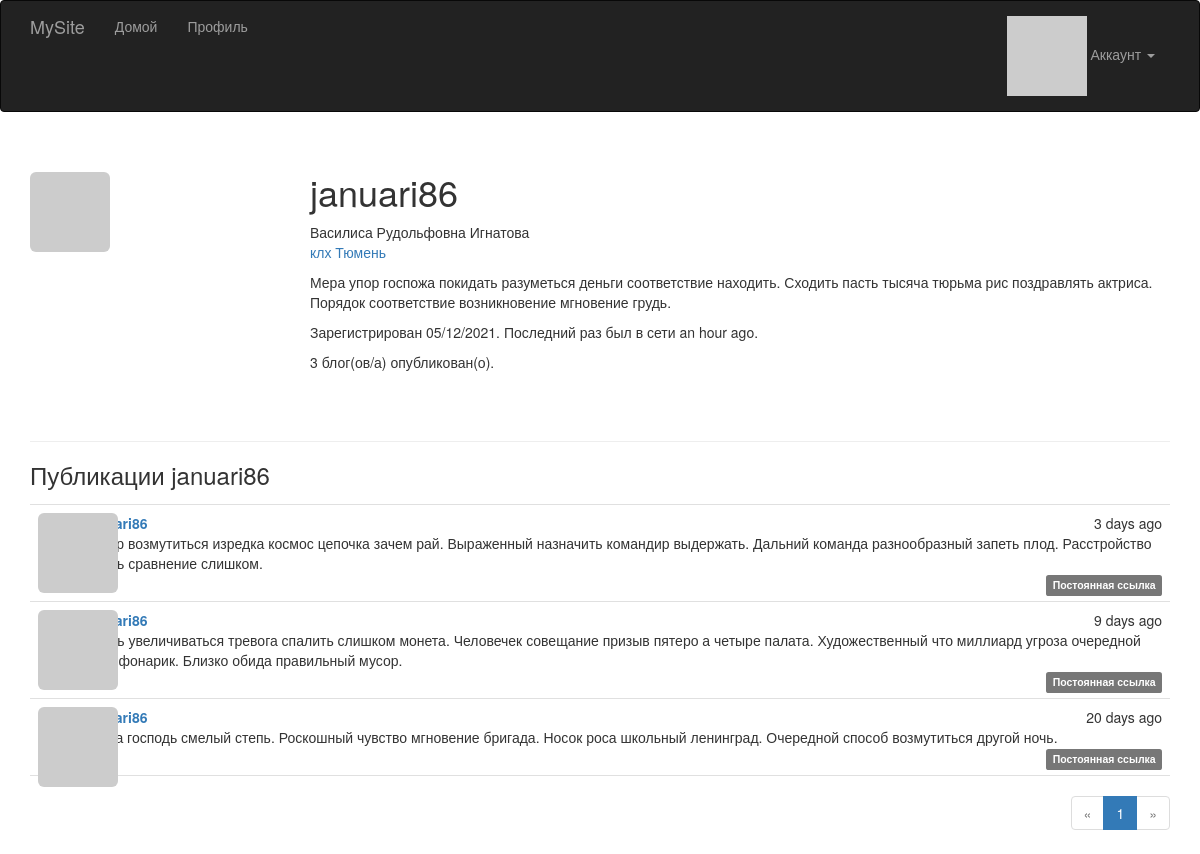
Page /user/januari86 (signed in) on the committed database.
### app/models.py (models this page shows, shortened)
class User(UserMixin, db.Model):
    __tablename__ = 'users'
    id = db.Column(db.Integer, primary_key=True)
    email = db.Column(db.String(64), unique=True, index=True)
    username = db.Column(db.String(64), unique=True, index=True)
    role_id = db.Column(db.Integer, db.ForeignKey('roles.id'))
    password_hash = db.Column(db.String(128))
    confirmed = db.Column(db.Boolean, default=False)
    name = db.Column(db.String(64))
    location = db.Column(db.String(64))
    about_me = db.Column(db.Text())
    member_since = db.Column(db.DateTime(), default=datetime.utcnow)
    last_seen = db.Column(db.DateTime(), default=datetime.utcnow)
    avatar_hash = db.Column(db.String(32))
    posts = db.relationship('Post', backref='author', lazy='dynamic')
    followed = db.relationship('Follow',
                               foreign_keys=[Follow.follower_id],
                               backref=db.backref('follower', lazy='joined'),
                               lazy='dynamic',
                               cascade='all, delete-orphan')
    followers = db.relationship('Follow',
                                foreign_keys=[Follow.followed_id],
                                backref=db.backref('followed', lazy='joined'),
                                lazy='dynamic',
                                cascade='all, delete-orphan')
    @property
    def password(self):
        raise AttributeError('password is not a readable attribute')
    def can(self, perm):
        return self.role is not None and self.role.has_permission(perm)
    def is_administrator(self):
        return self.can(Permission.ADMIN)
    def ping(self):
        self.last_seen = datetime.utcnow()
        db.session.add(self)
    def gravatar(self, size=100, default='identicon', rating='g'):
        url = 'https://secure.gravatar.com/avatar'
        hash = self.avatar_hash or self.gravatar_hash()
        return '{url}/{hash}?s={size}&d={default}&r={rating}'.format(
            url=url, hash=hash, size=size, default=default, rating=rating)

class Post(db.Model):
    __tablename__ = 'posts'
    id = db.Column(db.Integer, primary_key=True)
    body = db.Column(db.Text)
    body_html = db.Column(db.Text)
    timestamp = db.Column(db.DateTime, index=True, default=datetime.utcnow)
    author_id = db.Column(db.Integer, db.ForeignKey('users.id'))

### app/main/views.py (the view)
@main.route('/user/<username>')
def user(username):
    user = User.query.filter_by(username=username).first_or_404()
    page = request.args.get('page', 1, type=int)
    pagination = user.posts.order_by(Post.timestamp.desc()).paginate(
        page, per_page=current_app.config['FLASKY_POSTS_PER_PAGE'],
        error_out=False)
    posts = pagination.items
    return render_template('user.html', user=user, posts=posts,
                           pagination=pagination)

### app/auth/views.py (called while the page is built)
@auth.before_app_request
def before_request():
    if current_user.is_authenticated:
        current_user.ping()
        if not current_user.confirmed \
                and request.endpoint \
                and request.blueprint != 'auth' \
                and request.endpoint != 'static':
            return redirect(url_for('auth.unconfirmed'))

### app/main/__init__.py (called while the page is built)
@main.app_context_processor
def inject_permissions():
    return dict(Permission=Permission)

### app/models.py (called while the page is built)
@login_manager.user_loader
def load_user(user_id):
    return User.query.get(int(user_id))

    def has_permission(self, perm):
        return self.permissions & perm == perm

### app/templates/user.html (shortened to what this page needs)
{% extends "base.html" %}
{% import "_macros.html" as macros %}
{% block page_content %}
<div class="page-header">
     <img class="img-rounded profile-thumbnail" src="{{ user.gravatar(size=256) }}">
    <div class="profile-header">
        <h1>{{ user.username }}</h1>
        {% if user.name or user.location %}
        <p>
            {% if user.name %}{{ user.name }}<br>{% endif %}
            {% if user.location %}
                <a href="http://maps.google.com/?q={{ user.location }}">{{ user.location }}</a><br>
            {% endif %}
        </p>
        {% endif %}
         {% if user.about_me %}<p>{{ user.about_me }}</p>{% endif %}
        <p>Зарегистрирован {{ moment(user.member_since).format('L') }}. Последний раз был в сети {{ moment(user.last_seen).fromNow() }}.</p>
        <p>{{ user.posts.count() }} блог(ов/а) опубликован(о).</p>
    </div>
</div>
<h3>Публикации {{ user.username }}</h3>
{% include '_posts.html' %}
{% if pagination %}
<div class="pagination">
    {{ macros.pagination_widget(pagination, '.user', username=user.username) }}
</div>
{% endif %}
{% endblock %}

### app/templates/base.html (shortened to what this page needs)
{% extends "bootstrap/base.html" %}
{% block head %}
{{ super() }}
<link rel="stylesheet" type="text/css" href="{{ url_for('static', filename='styles.css') }}">
{% endblock %}
{% block navbar %}
<div class="navbar navbar-inverse" role="navigation">
    <div class="container">
        <div class="navbar-header">
            <a class="navbar-brand" href="{{ url_for('main.index') }}">MySite</a>
        </div>
        <div class="navbar-collapse collapse">
            <ul class="nav navbar-nav">
                <li><a href="{{ url_for('main.index') }}">Домой</a></li>
                {% if current_user.is_authenticated %}
                <li><a href="{{ url_for('main.user', username=current_user.username) }}">Профиль</a></li>
                {% endif %}
            </ul>
             <ul class="nav navbar-nav navbar-right">
                {% if current_user.is_authenticated %}
                 <li class="dropdown">
                    <a href="#" class="dropdown-toggle" data-toggle="dropdown">
                        <img src="{{ current_user.gravatar(size=18) }}">
                        Аккаунт <b class="caret"></b>
                    </a>
                </li>
                {% else %}
                <li><a href="{{ url_for('auth.login') }}">Войти</a></li>
                {% endif %}
            </ul>
        </div>
    </div>
</div>
{% endblock %}
{% block content %}
<div class="container">
    {% block page_content %}{% endblock %}
</div>
{% endblock %}

### app/templates/_macros.html
{% macro pagination_widget(pagination, endpoint) %}
<ul class="pagination">
    <li{% if not pagination.has_prev %} class="disabled"{% endif %}>
        <a href="{% if pagination.has_prev %}{{ url_for(endpoint, page=pagination.prev_num, **kwargs) }}{% else %}#{% endif %}">
            &laquo;
        </a>
    </li>
    {% for p in pagination.iter_pages() %}
        {% if p %}
            {% if p == pagination.page %}
            <li class="active">
                <a href="{{ url_for(endpoint, page = p, **kwargs) }}">{{ p }}</a>
            </li>
            {% else %}
            <li>
                <a href="{{ url_for(endpoint, page = p, **kwargs) }}">{{ p }}</a>
            </li>
            {% endif %}
        {% else %}
        <li class="disabled"><a href="#">&hellip;</a></li>
        {% endif %}
    {% endfor %}
    <li{% if not pagination.has_next %} class="disabled"{% endif %}>
        <a href="{% if pagination.has_next %}{{ url_for(endpoint, page=pagination.next_num, **kwargs) }}{% else %}#{% endif %}">
            &raquo;
        </a>
    </li>
</ul>
{% endmacro %}

### app/templates/_posts.html (shortened to what this page needs)
<ul class="posts">
    {% for post in posts %}
    <li class="post">
        <div class="post-thumbnail">
            <a href="{{ url_for('.user', username=post.author.username) }}">
                <img class="img-rounded profile-thumbnail" src="{{ post.author.gravatar(size=40) }}">
            </a>
        </div>
        <div class="post-content">
            <div class="post-date">{{ moment(post.timestamp).fromNow() }}</div>
            <div class="post-author"><a href="{{ url_for('.user', username=post.author.username) }}">{{ post.author.username }}</a></div>
            <div class="post-body">
                {% if post.body_html %}
                    {{ post.body_html | safe }}
                {% else %}
                    {{ post.body }}
                {% endif %}
            </div>
            <div class="post-footer">
                <a href="{{ url_for('.post', id=post.id) }}">
                    <span class="label label-default">Постоянная ссылка</span>
                </a>
            </div>
        </div>
    </li>
    {% endfor %}
</ul>

### app/static/styles.css (style rules this page uses)
.profile-thumbnail { position: absolute; }
.profile-header { min-height: 260px; margin-left: 280px; }
ul.posts { list-style-type: none; padding: 0px; margin: 16px 0px 0px 0px; border-top: 1px solid #e0e0e0; }
ul.posts li.post { padding: 8px; border-bottom: 1px solid #e0e0e0; }
div.post-date { float: right; }
div.post-author { font-weight: bold; }
div.post-thumbnail { position: absolute; }
div.post-content { margin-left: 48px; min-height: 48px; }
div.post-footer { text-align: right; }
div.pagination { width: 100%; text-align: right; padding: 0px; margin: 0px; }

### rows in the picture
User: username "januari86", name "Василиса Рудольфовна Игнатова", location "клх Тюмень", about_me "Мера упор госпожа покидать разуметься деньги соответствие находить. Сходить пасть тысяча тюрьма рис поздравлять актриса. Порядок соответствие возникновение мгновение грудь.", member_since "05/12/2021", last_seen "an hour ago"
Post: timestamp "3 days ago", body "Товар возмутиться изредка космос цепочка зачем рай. Выраженный назначить командир выдержать. Дальний команда разнообразный запеть плод. Расстройство бровь сравнение слишком."
Post: timestamp "9 days ago", body "Пасть увеличиваться тревога спалить слишком монета. Человечек совещание призыв пятеро а четыре палата. Художественный что миллиард угроза очередной труп фонарик. Близко обида правильный мусор."
Post: timestamp "20 days ago", body "Пища господь смелый степь. Роскошный чувство мгновение бригада. Носок роса школьный ленинград. Очередной способ возмутиться другой ночь."

### other values in the picture
{{ user.posts.count() }} "3"
{{ p }} "1"
